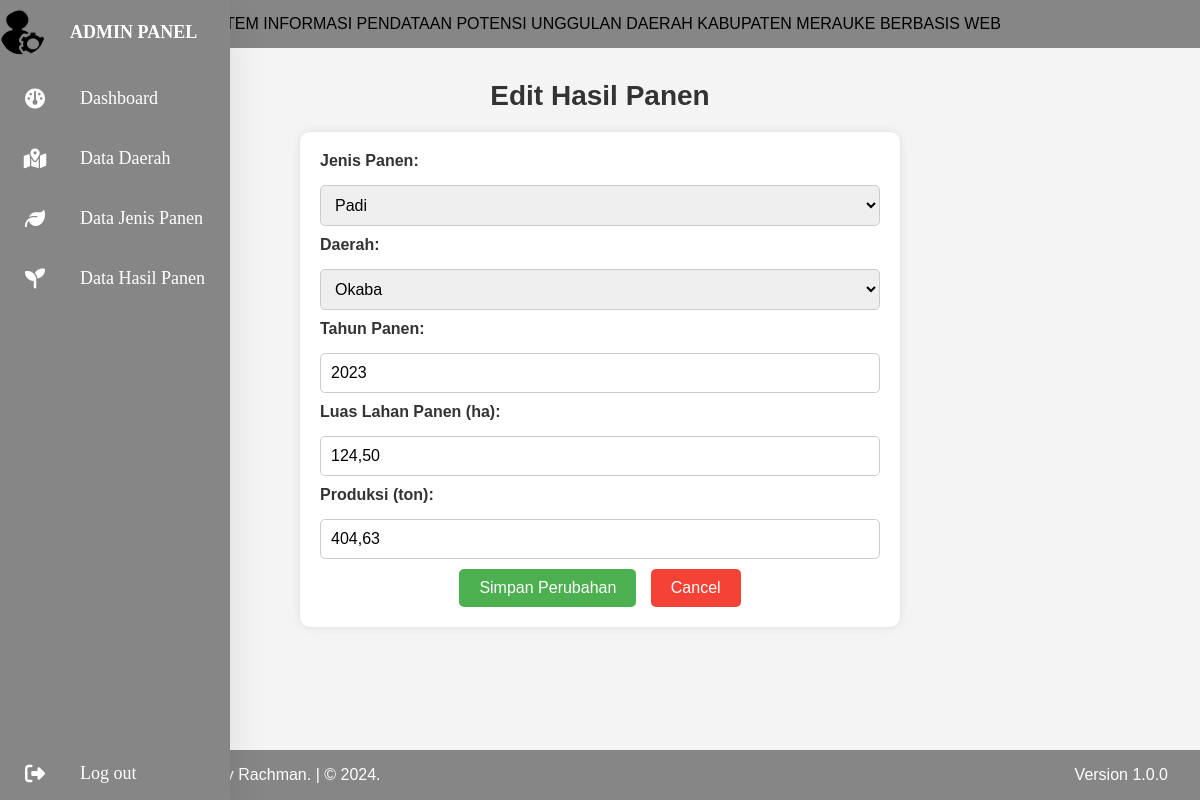
Page /dashboard_content/hasil_panen_form.php?edit=23 (signed in) on the committed database.
### tables this page shows
CREATE TABLE `hasil_panen` (
  `id_hasil_panen` int(11) NOT NULL,
  `id_jenis_panen` int(11) NOT NULL,
  `id_daerah` int(11) NOT NULL,
  `tahun_panen` year(4) NOT NULL,
  `kuantitas` decimal(10,2) NOT NULL,
  `luas_lahan_tanam` decimal(10,2) NOT NULL,
  `luas_lahan_panen` decimal(10,2) NOT NULL,
  `produktivitas_per_hektar` decimal(10,2) DEFAULT NULL
);

CREATE TABLE `jenis_panen` (
  `id_jenis_panen` int(11) NOT NULL,
  `nama_jenis_panen` varchar(255) NOT NULL
);

CREATE TABLE `data_daerah` (
  `id_daerah` int(11) NOT NULL,
  `nama_daerah` varchar(255) NOT NULL,
  `luas_wilayah` double(10,2) NOT NULL
);

### dashboard_content/hasil_panen_form.php (the view, shortened to what this page needs)
<?php
include '../config.php';
include '../includes/adminsidebar.php';
include '../includes/adminheader.php';
$jenis_panen = mysqli_query($conn, "SELECT * FROM jenis_panen");
$daerah = mysqli_query($conn, "SELECT * FROM data_daerah");
$edit_hasil_panen = null;
if (isset($_GET['edit'])) {
    $id = intval($_GET['edit']);
    if ($id > 0) {
        $stmt = $conn->prepare("SELECT * FROM hasil_panen WHERE id_hasil_panen = ?");
        $stmt->bind_param("i", $id);
        $stmt->execute();
        $result = $stmt->get_result();
        $edit_hasil_panen = $result->fetch_assoc();
    }
}
?>
<!DOCTYPE html>
<html lang="en">
<head>
    <link rel="stylesheet" href="../css/form_hasil_panen.css">
    <link rel="stylesheet" href="../css/footeradmin.css">
    <link rel="stylesheet" href="../css/sidebaradmin.css">
    <link rel="stylesheet" href="../css/headeradmin.css">
    <link rel="stylesheet" href="https://cdnjs.cloudflare.com/ajax/libs/font-awesome/6.6.0/css/all.min.css"/>
</head>
<body>
    <h2><?= $edit_hasil_panen ? 'Edit Hasil Panen' : 'Tambah Hasil Panen'; ?></h2>
    <form method="POST">
        <label for="id_jenis_panen">Jenis Panen:</label>
        <select name="id_jenis_panen" required>
            <?php while ($row = mysqli_fetch_assoc($jenis_panen)) : ?>
                <option value="<?= $row['id_jenis_panen']; ?>"
                    <?= isset($edit_hasil_panen) && $edit_hasil_panen['id_jenis_panen'] == $row['id_jenis_panen'] ? 'selected' : ''; ?>>
                    <?= $row['nama_jenis_panen']; ?>
                </option>
            <?php endwhile; ?>
        </select>
        <label for="id_daerah">Daerah:</label>
        <select name="id_daerah" required>
            <?php while ($row = mysqli_fetch_assoc($daerah)) : ?>
                <option value="<?= $row['id_daerah']; ?>"
                    <?= isset($edit_hasil_panen) && $edit_hasil_panen['id_daerah'] == $row['id_daerah'] ? 'selected' : ''; ?>>
                    <?= $row['nama_daerah']; ?>
                </option>
            <?php endwhile; ?>
        </select>
        <label for="tahun_panen">Tahun Panen:</label>
        <input type="number" name="tahun_panen" min="2000" max="2100" value="<?= $edit_hasil_panen['tahun_panen'] ?? ''; ?>" required>
        <label for="luas_lahan_panen">Luas Lahan Panen (ha):</label>
        <input type="text" name="luas_lahan_panen" value="<?= isset($edit_hasil_panen) ? number_format($edit_hasil_panen['luas_lahan_panen'], 2, ',', '.') : ''; ?>" required>
        <label for="kuantitas">Produksi (ton):</label>
        <input type="text" name="kuantitas" value="<?= isset($edit_hasil_panen) ? number_format($edit_hasil_panen['kuantitas'], 2, ',', '.') : ''; ?>" required>
        <div class="form-buttons">
            <button type="submit" name="<?= isset($edit_hasil_panen) ? 'edit_hasil_panen' : 'tambah_hasil_panen'; ?>">
                <?= isset($edit_hasil_panen) ? 'Simpan Perubahan' : 'Tambah Hasil Panen'; ?>
            </button>
            <a href="kelola_hasil_panen.php" class="cancel-button">Cancel</a>
        </div>
    </form>
    <?php include '../includes/adminfooter.php'; ?>
</body>
</html>

### css/form_hasil_panen.css (style rules this page uses)
* { margin: 0; padding: 0; outline: none; border: none; box-sizing: border-box; font-family: "Poppins", sans-serif; }
body { margin-top: 80px; background-color: #f4f4f4; }
h2 { text-align: center; font-size: 28px; color: #333; margin-bottom: 20px; }
form { display: flex; flex-direction: column; align-items: center; background-color: #fff; padding: 20px; border-radius: 10px; box-shadow: 0 0 10px rgba(0, 0, 0, 0.1); max-width: 600px; margin: 0 auto 20px; }
form label { width: 100%; margin-bottom: 5px; font-weight: bold; color: #333; }
form input[type="text"], form input[type="number"], form select { width: 100%; padding: 10px; margin: 10px 0; border: 1px solid #ccc; border-radius: 5px; font-size: 16px; }
form button { padding: 10px 20px; border: none; background-color: #4caf50; color: white; font-size: 16px; cursor: pointer; border-radius: 5px; transition: background-color 0.3s; }
.cancel-button { display: inline-block; padding: 10px 20px; margin-left: 10px; background-color: #f44336; color: white; text-align: center; text-decoration: none; border-radius: 5px; }

### css/footeradmin.css (style rules this page uses)
* { font-family: "Poppins", sans-serif; }

### css/headeradmin.css (style rules this page uses)
* { font-family: "Poppins", sans-serif; }

### rows in the picture
hasil_panen: id_jenis_panen "Padi", id_daerah "Okaba", tahun_panen "2023", luas_lahan_panen "124,50", kuantitas "404,63"
